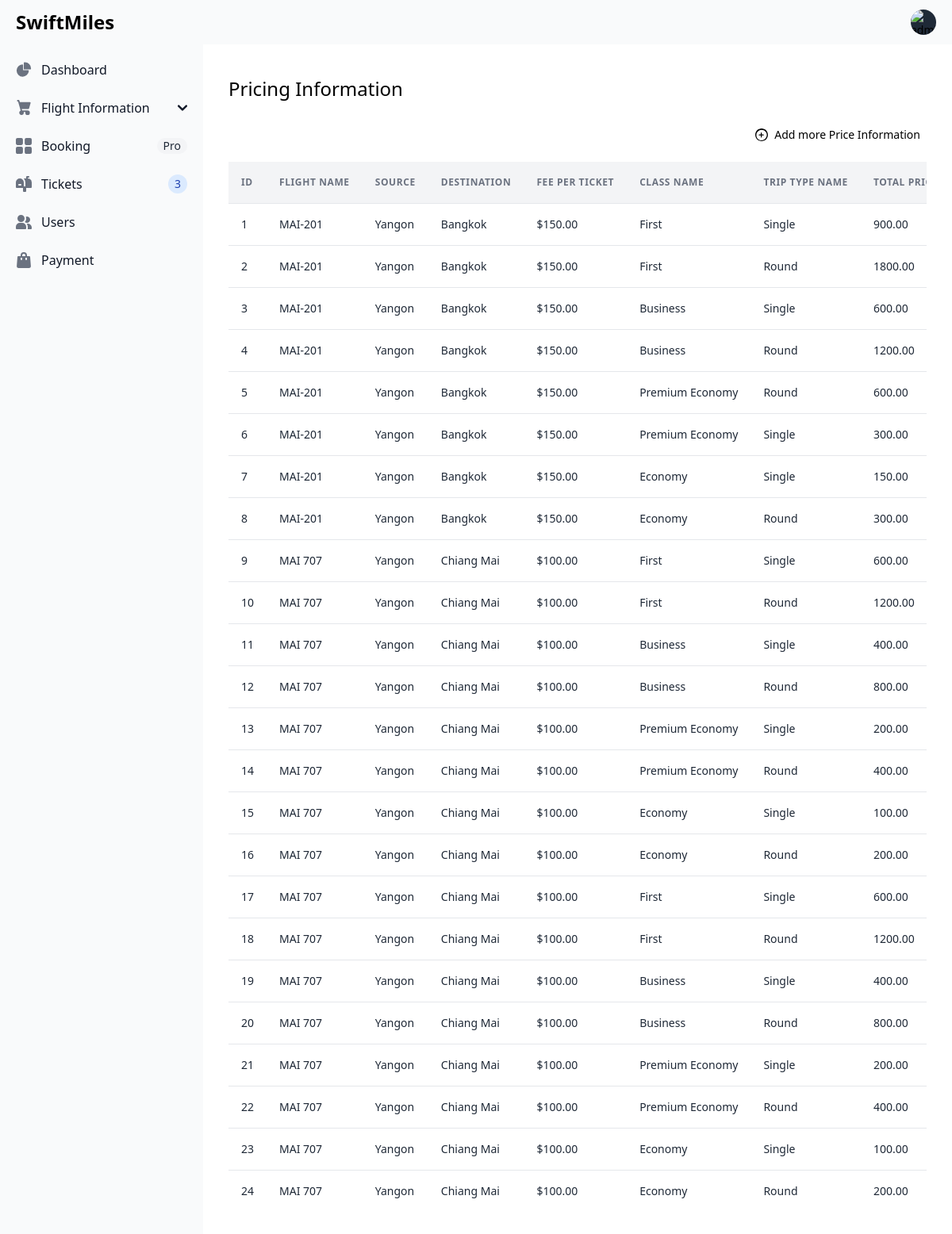
The app's page /admin/flightClassesandtriptypePrice.php (signed in) with its own data.
### tables this page shows
CREATE TABLE `flight` (
  `flight_id` int(11) NOT NULL,
  `airline_id` int(11) NOT NULL,
  `flight_name` varchar(100) NOT NULL,
  `flight_date` date NOT NULL,
  `destination` varchar(255) NOT NULL,
  `source` varchar(100) NOT NULL,
  `total_distance` varchar(100) NOT NULL,
  `fee_per_ticket` decimal(10,2) NOT NULL,
  `departure_time` time NOT NULL,
  `arrival_time` time NOT NULL,
  `capacity` int(11) NOT NULL,
  `seats_researved` int(11) NOT NULL,
  `seats_available` int(11) NOT NULL,
  `gate` varchar(255) NOT NULL,
  `placeImg` varchar(100) DEFAULT NULL
);

CREATE TABLE `flightclasses` (
  `flightclasses_id` int(11) NOT NULL,
  `flight_id` int(11) DEFAULT NULL,
  `class_id` int(11) DEFAULT NULL,
  `triptype` int(11) DEFAULT NULL,
  `classPrice` decimal(10,2) DEFAULT NULL
);

CREATE TABLE `classes` (
  `class_id` int(11) NOT NULL,
  `class_name` varchar(255) NOT NULL,
  `base_fees` decimal(10,2) NOT NULL
);

CREATE TABLE `triptype` (
  `triptypeId` int(11) NOT NULL,
  `triptype_name` varchar(255) NOT NULL,
  `priceCharge` decimal(10,2) NOT NULL
);

### src/admin/flightClassesandtriptypePrice.php (the view, shortened to what this page needs)
<?php
    require_once "dbconnect.php";
        $sql = "SELECT
        flight.flight_id,
        airline.airline_name,
        flight.flight_name,
        flight.flight_date,
        flight.destination,
        flight.source,
        flight.total_distance,
        flight.fee_per_ticket,
        flight.departure_time,
        flight.arrival_time,
        flight.capacity,
        flight.seats_researved,
        flight.seats_available,
        flight.gate,
        flight.placeImg,
        flightclasses.flightclasses_id,
        classes.base_fees,
        triptype.priceCharge,
        flightclasses.classPrice,
        classes.class_name,
        triptype.triptype_name
    FROM
        flight
    INNER JOIN
        airline
    ON
        flight.airline_id = airline.airline_id
    INNER JOIN
        flightclasses
    ON
        flight.flight_id = flightclasses.flight_id
    INNER JOIN
        classes
    ON
        flightclasses.class_id = classes.class_id
    INNER JOIN
        triptype
    ON
        flightclasses.triptype = triptype.triptypeId
    ";
    try{
    $stmt = $conn->query($sql);
    $status = $stmt->execute();
    if($status){
    $flights = $stmt->fetchAll(PDO::FETCH_ASSOC);
    }
    }catch(PDOException $e){
    echo $e->getMessage();
    }
?>
<!doctype html>
<html>
<head>
    <link href="./output.css" rel="stylesheet">
    <script src="https://cdn.tailwindcss.com"></script>
</head>
  <body>
   <nav class="fixed top-0 z-50 w-full bg-gray-50 dark:bg-gray-800">
   <div class="px-3 py-3 lg:px-5 lg:pl-3">
      <div class="flex items-center justify-between">
         <div class="flex items-center justify-start rtl:justify-end">
         <a href="https://flowbite.com" class="flex ms-2 md:me-24">
            <span class="self-center text-xl font-semibold sm:text-2xl whitespace-nowrap dark:text-white">SwiftMiles</span>
         </a>
         </div>
         <?php
            if(isset($_SESSION['isLoggedIn'])){
         ?>
         <div class="flex items-center">
            <div class="flex items-center ms-3">
               <div>
                  <button type="button" class="flex text-sm bg-gray-800 rounded-full focus:ring-4 focus:ring-gray-300 dark:focus:ring-gray-600" aria-expanded="false" data-dropdown-toggle="dropdown-user" id="dropdownUser">
                     <img class="w-8 h-8 rounded-full" src="<?php echo $_SESSION['adprofile'] ?>" alt="admin photo">
                  </button>
               </div>
            </div>
         </div>
         <?php
            }
         ?>
      </div>
   </div>
   </nav>
   <aside id="sidebar-multi-level-sidebar" class="fixed top-0 left-0 z-40 w-64 h-screen transition-transform -translate-x-full sm:translate-x-0 mt-10 py-3" aria-label="Sidebar">
      <div class="h-full px-3 py-4 overflow-y-auto bg-gray-50 dark:bg-gray-800">
         <ul class="space-y-2 font-medium">
            <li>
               <a href="#" class="flex items-center p-2 text-gray-900 rounded-lg dark:text-white hover:bg-gray-100 dark:hover:bg-gray-700 group">
                  <span class="ms-3">Dashboard</span>
               </a>
            </li>
            <li>
               <button type="button" class="flex items-center w-full p-2 text-base text-gray-900 transition duration-75 rounded-lg group hover:bg-gray-100 dark:text-white dark:hover:bg-gray-700" aria-controls="dropdown" data-collapse-toggle="dropdown" id="dropdownButton">
                     <span class="flex-1 ms-3 text-left rtl:text-right whitespace-nowrap">Flight Information</span>
                     <svg class="w-3 h-3" aria-hidden="true" xmlns="http://www.w3.org/2000/svg" fill="none" viewBox="0 0 10 6">
                        <path stroke="currentColor" stroke-linecap="round" stroke-linejoin="round" stroke-width="2" d="m1 1 4 4 4-4"/>
                     </svg>
               </button>
            </li>
            <li>
               <a href="#" class="flex items-center p-2 text-gray-900 rounded-lg dark:text-white hover:bg-gray-100 dark:hover:bg-gray-700 group">
                  <span class="flex-1 ms-3 whitespace-nowrap">Booking</span>
                  <span class="inline-flex items-center justify-center px-2 ms-3 text-sm font-medium text-gray-800 bg-gray-100 rounded-full dark:bg-gray-700 dark:text-gray-300">Pro</span>
               </a>
            </li>
            <li>
               <a href="#" class="flex items-center p-2 text-gray-900 rounded-lg dark:text-white hover:bg-gray-100 dark:hover:bg-gray-700 group">
                  <span class="flex-1 ms-3 whitespace-nowrap">Tickets</span>
                  <span class="inline-flex items-center justify-center w-3 h-3 p-3 ms-3 text-sm font-medium text-blue-800 bg-blue-100 rounded-full dark:bg-blue-900 dark:text-blue-300">3</span>
               </a>
            </li>
            <li>
               <a href="#" class="flex items-center p-2 text-gray-900 rounded-lg dark:text-white hover:bg-gray-100 dark:hover:bg-gray-700 group">
                  <span class="flex-1 ms-3 whitespace-nowrap">Users</span>
               </a>
            </li>
            <li>
               <a href="#" class="flex items-center p-2 text-gray-900 rounded-lg dark:text-white hover:bg-gray-100 dark:hover:bg-gray-700 group">
                  <span class="flex-1 ms-3 whitespace-nowrap">Payment</span>
               </a>
            </li>
         </ul>
      </div>
   </aside>
      <div class="p-4 sm:ml-64 mt-16">
         <div class="p-4 border-gray-200 rounded-lg dark:border-gray-700">
               <div class="grid gap-4 mb-4">
                  <div class="flex h-10 rounded">
                     <p class="text-2xl text-black ">
                        Pricing Information
                     </p>
                  </div>
               <div>
               <a href="addPricing.php" class="flex items-center justify-end p-2 text-sm text-black rounded-lg">
                  Add more Price Information
               </a>
            </div>
               <div class="font-sans overflow-x-auto">
                  <table class="min-w-full divide-y divide-gray-200">
                  <thead class="bg-gray-100 whitespace-nowrap">
                     <tr>
                        <th class="px-4 py-4 text-left text-xs font-semibold text-gray-500 uppercase tracking-wider">
                        ID
                        </th>
                        <th class="px-4 py-4 text-left text-xs font-semibold text-gray-500 uppercase tracking-wider">
                        Flight Name
                        </th>
                        <th class="px-4 py-4 text-left text-xs font-semibold text-gray-500 uppercase tracking-wider">
                        Source
                        </th>
                        <th class="px-4 py-4 text-left text-xs font-semibold text-gray-500 uppercase tracking-wider">
                        Destination
                        </th>
                        <th class="px-4 py-4 text-left text-xs font-semibold text-gray-500 uppercase tracking-wider">
                        Fee per ticket
                        </th>
                        <th class="px-4 py-4 text-left text-xs font-semibold text-gray-500 uppercase tracking-wider">
                        Class Name
                        </th>
                        <th class="px-4 py-4 text-left text-xs font-semibold text-gray-500 uppercase tracking-wider">
                        Trip type Name
                        </th>
                        <th class="px-4 py-4 text-left text-xs font-semibold text-gray-500 uppercase tracking-wider">
                        Total Price
                        </th>
                     </tr>
                  </thead>
                  <tbody class="bg-white divide-y divide-gray-200 whitespace-nowrap">
                  <?php
                     if(isset($flights)){
                        foreach($flights as $flight){
                        echo "<tr>
                        <td class='px-4 py-4 text-sm text-gray-800'>
                        $flight[flightclasses_id]
                        </td>
                        <td class='px-4 py-4 text-sm text-gray-800 '>
                           $flight[flight_name]
                        </td>
                        <td class='px-4 py-4 text-sm text-gray-800 '>
                        $flight[source]
                        </td>
                        <td class='px-4 py-4 text-sm text-gray-800 '>
                        $flight[destination]
                        </td>
                        <td class='px-4 py-4 text-sm text-gray-800 '>
                        $$flight[fee_per_ticket]
                        </td>
                        <td class='px-4 py-4 text-sm text-gray-800 '>
                        $flight[class_name]
                        </td>
                        <td class='px-4 py-4 text-sm text-gray-800 '>
                        $flight[triptype_name]
                        </td>
                         <td class='px-4 py-4 text-sm text-gray-800 '>
                        $flight[classPrice]
                        </td>
                        <td class='px-4 py-4 text-sm text-gray-800'>
                        <button class='text-blue-600 mr-4'>Edit</button>
                        <button class='text-red-600'>Delete</button>
                        </td>
                     </tr>";
                        }
                     }
                     ?>
                  </tbody>
                  </table>
               </div>
      </div>
   </body>
</html>

### records on screen
flight: flightclasses.flightclasses_id "1", flight_name "MAI-201", source "Yangon", destination "Bangkok", fee_per_ticket "150.00", classes.class_name "First", triptype.triptype_name "Single", flightclasses.classPrice "900.00", flightclasses.flightclasses_id "2", triptype.triptype_name "Round", flightclasses.classPrice "1800.00", flightclasses.flightclasses_id "3", classes.class_name "Business", flightclasses.classPrice "600.00", flightclasses.flightclasses_id "4", flightclasses.classPrice "1200.00", flightclasses.flightclasses_id "5", classes.class_name "Premium Economy", flightclasses.flightclasses_id "6", flightclasses.classPrice "300.00", flightclasses.flightclasses_id "7", classes.class_name "Economy", flightclasses.classPrice "150.00", flightclasses.flightclasses_id "8"
flight: flightclasses.flightclasses_id "9", flight_name "MAI 707", source "Yangon", destination "Chiang Mai", fee_per_ticket "100.00", classes.class_name "First", triptype.triptype_name "Single", flightclasses.classPrice "600.00", flightclasses.flightclasses_id "10", triptype.triptype_name "Round", flightclasses.classPrice "1200.00", flightclasses.flightclasses_id "11", classes.class_name "Business", flightclasses.classPrice "400.00", flightclasses.flightclasses_id "12", flightclasses.classPrice "800.00", flightclasses.flightclasses_id "13", classes.class_name "Premium Economy", flightclasses.classPrice "200.00", flightclasses.flightclasses_id "14", flightclasses.flightclasses_id "15", classes.class_name "Economy", flightclasses.classPrice "100.00", flightclasses.flightclasses_id "16", flightclasses.flightclasses_id "17", flightclasses.flightclasses_id "18", flightclasses.flightclasses_id "19", flightclasses.flightclasses_id "20", flightclasses.flightclasses_id "21", flightclasses.flightclasses_id "22", flightclasses.flightclasses_id "23", flightclasses.flightclasses_id "24"
